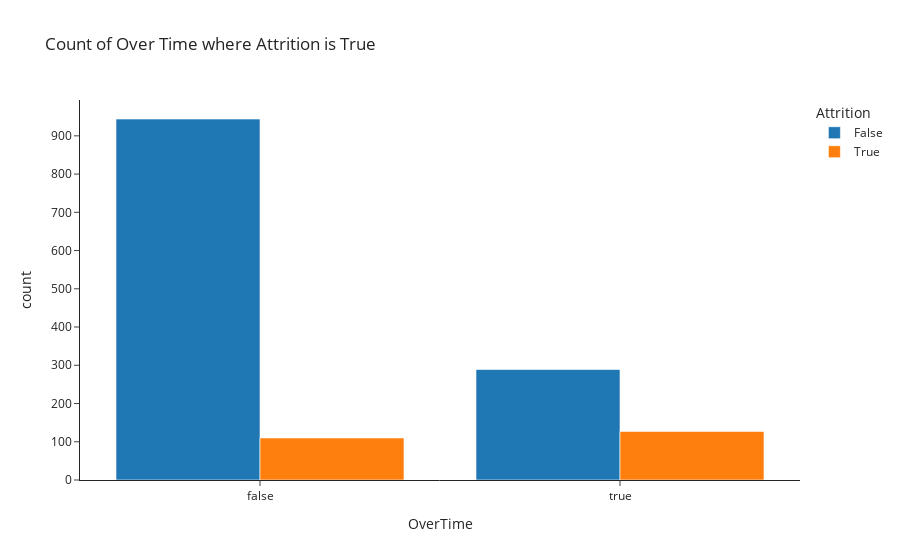
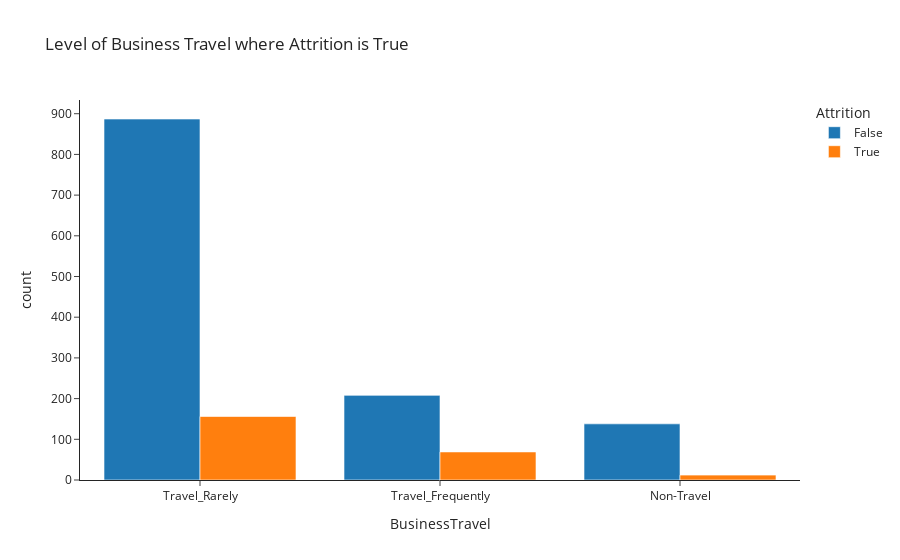
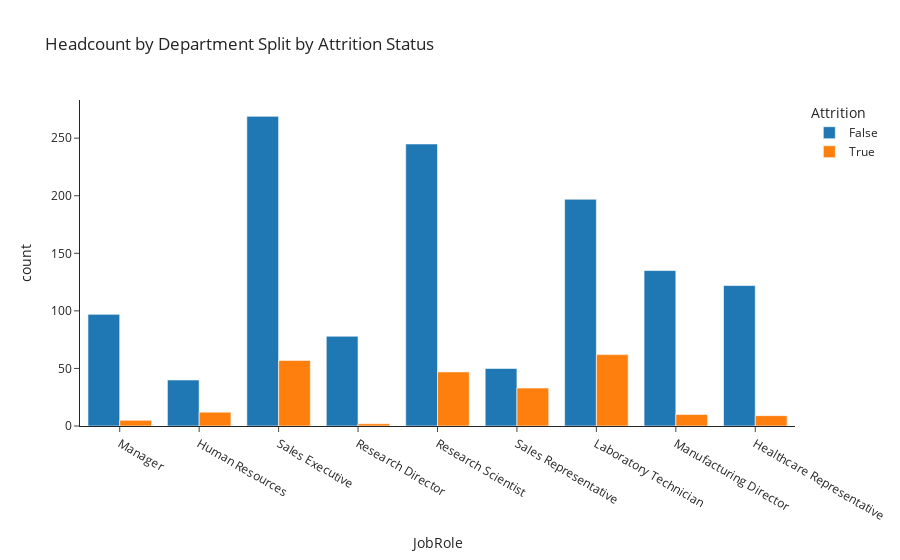
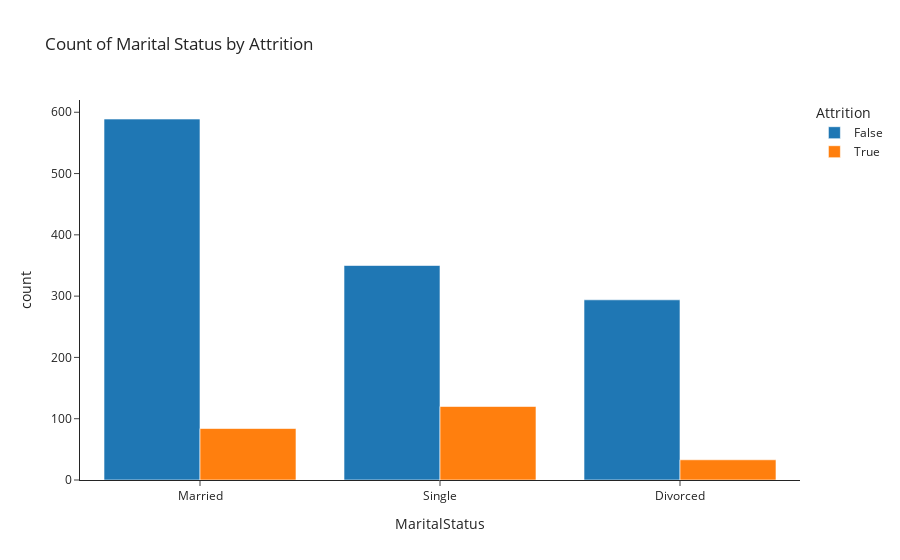

Notebook code for these charts, in order:
### Code cell
# init the figures 
fig1 = px.histogram(column_feature_top10,x='OverTime',color='Attrition',barmode='group',title="Count of Over Time where Attrition is True")
fig2 = px.histogram(column_feature_top10, x='BusinessTravel', color='Attrition', barmode='group', title='Level of Business Travel where Attrition is True')
fig3 = px.histogram(column_feature_top10, x='JobRole', color='Attrition', barmode='group', title='Headcount by Department Split by Attrition Status')
fig4 = px.histogram(df, x='MaritalStatus',color='Attrition',barmode='group',title='Count of Marital Status by Attrition')
fig5 = px.histogram(df,x="EnvironmentSatisfaction",color="Attrition",barmode='group',title="Environment Satisfaction by Attrition Status")
fig6 = px.bar(df.query("Gender=='Female'"),x='DailyRate',y='Attrition',color='Department',orientation='h',title="Female Employee's Daily Rate by Attrition Status")
fig7 = px.bar(df.query("Gender=='Male'"),x='DailyRate',y='Attrition',color='Department',orientation='h',title="Male Employee's Daily Rate by Attrition Status")

# store the figure objects into a dict  
figure_dict = {'fig1':fig1,'fig2':fig2,'fig3':fig3,'fig4':fig4,'fig5':fig5,'fig6':fig6,'fig7':fig7}

""" count = 1
text = "fig"
file_names = []
while count <= 7:
    file_names.append(text + str(count))
    count += 1 """
px.
# loop through the figure dict and a) show the output; b) write the figure to a png
for i, x in figure_dict.items():
    x.show()
    x.write_image(f'report_attrition/{i}.png')

### Figure 1 — Plotly figure (JSON) as saved in the notebook; plotly's stock layout.template omitted (floating-point values rounded to 4 significant figures; data arrays with more than 128 entries replaced by an {"elided": "..."} marker saying what was removed)
{"data": [{"alignmentgroup": "True", "bingroup": "x", "hovertemplate": "Attrition=False<br>OverTime=%{x}<br>count=%{y}<extra></extra>", "legendgroup": "False", "marker": {"color": "#1F77B4", "pattern": {"shape": ""}}, "name": "False", "offsetgroup": "False", "orientation": "v", "showlegend": true, "type": "histogram", "x": {"elided": "1233 bool values"}, "xaxis": "x", "yaxis": "y"}, {"alignmentgroup": "True", "bingroup": "x", "hovertemplate": "Attrition=True<br>OverTime=%{x}<br>count=%{y}<extra></extra>", "legendgroup": "True", "marker": {"color": "#FF7F0E", "pattern": {"shape": ""}}, "name": "True", "offsetgroup": "True", "orientation": "v", "showlegend": true, "type": "histogram", "x": {"elided": "237 bool values"}, "xaxis": "x", "yaxis": "y"}], "layout": {"barmode": "group", "legend": {"title": {"text": "Attrition"}, "tracegroupgap": 0}, "title": {"text": "Count of Over Time where Attrition is True"}, "xaxis": {"anchor": "y", "domain": [0, 1], "title": {"text": "OverTime"}}, "yaxis": {"anchor": "x", "domain": [0, 1], "title": {"text": "count"}}}}

### Figure 2 — Plotly figure (JSON) as saved in the notebook; plotly's stock layout.template omitted (floating-point values rounded to 4 significant figures; data arrays with more than 128 entries replaced by an {"elided": "..."} marker saying what was removed)
{"data": [{"alignmentgroup": "True", "bingroup": "x", "hovertemplate": "Attrition=False<br>BusinessTravel=%{x}<br>count=%{y}<extra></extra>", "legendgroup": "False", "marker": {"color": "#1F77B4", "pattern": {"shape": ""}}, "name": "False", "offsetgroup": "False", "orientation": "v", "showlegend": true, "type": "histogram", "x": {"elided": "1233 str values"}, "xaxis": "x", "yaxis": "y"}, {"alignmentgroup": "True", "bingroup": "x", "hovertemplate": "Attrition=True<br>BusinessTravel=%{x}<br>count=%{y}<extra></extra>", "legendgroup": "True", "marker": {"color": "#FF7F0E", "pattern": {"shape": ""}}, "name": "True", "offsetgroup": "True", "orientation": "v", "showlegend": true, "type": "histogram", "x": {"elided": "237 str values"}, "xaxis": "x", "yaxis": "y"}], "layout": {"barmode": "group", "legend": {"title": {"text": "Attrition"}, "tracegroupgap": 0}, "title": {"text": "Level of Business Travel where Attrition is True"}, "xaxis": {"anchor": "y", "domain": [0, 1], "title": {"text": "BusinessTravel"}}, "yaxis": {"anchor": "x", "domain": [0, 1], "title": {"text": "count"}}}}

### Figure 3 — Plotly figure (JSON) as saved in the notebook; plotly's stock layout.template omitted (floating-point values rounded to 4 significant figures; data arrays with more than 128 entries replaced by an {"elided": "..."} marker saying what was removed)
{"data": [{"alignmentgroup": "True", "bingroup": "x", "hovertemplate": "Attrition=False<br>JobRole=%{x}<br>count=%{y}<extra></extra>", "legendgroup": "False", "marker": {"color": "#1F77B4", "pattern": {"shape": ""}}, "name": "False", "offsetgroup": "False", "orientation": "v", "showlegend": true, "type": "histogram", "x": {"elided": "1233 str values"}, "xaxis": "x", "yaxis": "y"}, {"alignmentgroup": "True", "bingroup": "x", "hovertemplate": "Attrition=True<br>JobRole=%{x}<br>count=%{y}<extra></extra>", "legendgroup": "True", "marker": {"color": "#FF7F0E", "pattern": {"shape": ""}}, "name": "True", "offsetgroup": "True", "orientation": "v", "showlegend": true, "type": "histogram", "x": {"elided": "237 str values"}, "xaxis": "x", "yaxis": "y"}], "layout": {"barmode": "group", "legend": {"title": {"text": "Attrition"}, "tracegroupgap": 0}, "title": {"text": "Headcount by Department Split by Attrition Status"}, "xaxis": {"anchor": "y", "domain": [0, 1], "title": {"text": "JobRole"}}, "yaxis": {"anchor": "x", "domain": [0, 1], "title": {"text": "count"}}}}

### Figure 4 — Plotly figure (JSON) as saved in the notebook; plotly's stock layout.template omitted (floating-point values rounded to 4 significant figures; data arrays with more than 128 entries replaced by an {"elided": "..."} marker saying what was removed)
{"data": [{"alignmentgroup": "True", "bingroup": "x", "hovertemplate": "Attrition=False<br>MaritalStatus=%{x}<br>count=%{y}<extra></extra>", "legendgroup": "False", "marker": {"color": "#1F77B4", "pattern": {"shape": ""}}, "name": "False", "offsetgroup": "False", "orientation": "v", "showlegend": true, "type": "histogram", "x": {"elided": "1233 str values"}, "xaxis": "x", "yaxis": "y"}, {"alignmentgroup": "True", "bingroup": "x", "hovertemplate": "Attrition=True<br>MaritalStatus=%{x}<br>count=%{y}<extra></extra>", "legendgroup": "True", "marker": {"color": "#FF7F0E", "pattern": {"shape": ""}}, "name": "True", "offsetgroup": "True", "orientation": "v", "showlegend": true, "type": "histogram", "x": {"elided": "237 str values"}, "xaxis": "x", "yaxis": "y"}], "layout": {"barmode": "group", "legend": {"title": {"text": "Attrition"}, "tracegroupgap": 0}, "title": {"text": "Count of Marital Status by Attrition"}, "xaxis": {"anchor": "y", "domain": [0, 1], "title": {"text": "MaritalStatus"}}, "yaxis": {"anchor": "x", "domain": [0, 1], "title": {"text": "count"}}}}
